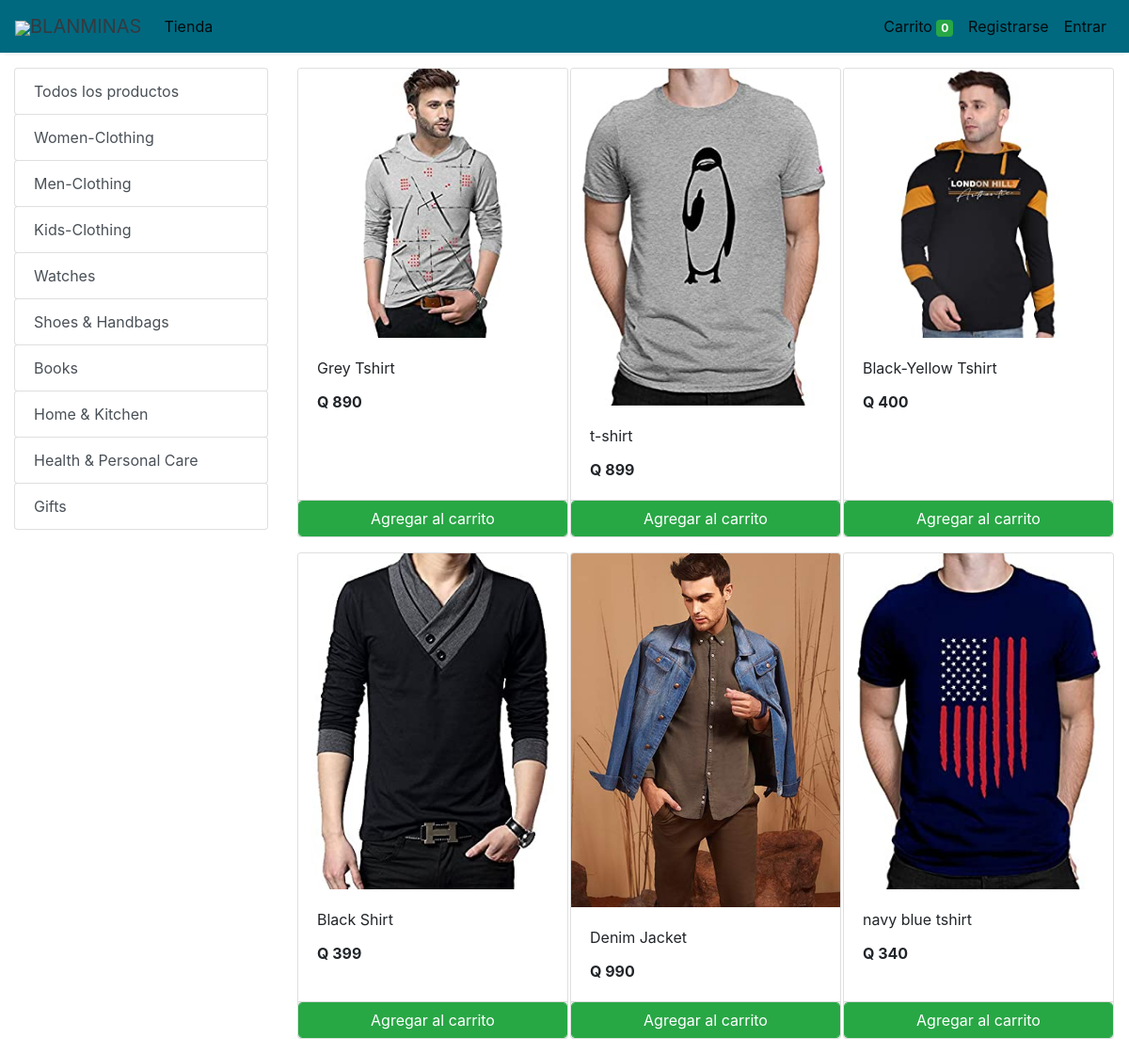
Page /store?category=23 on the earlier database version.
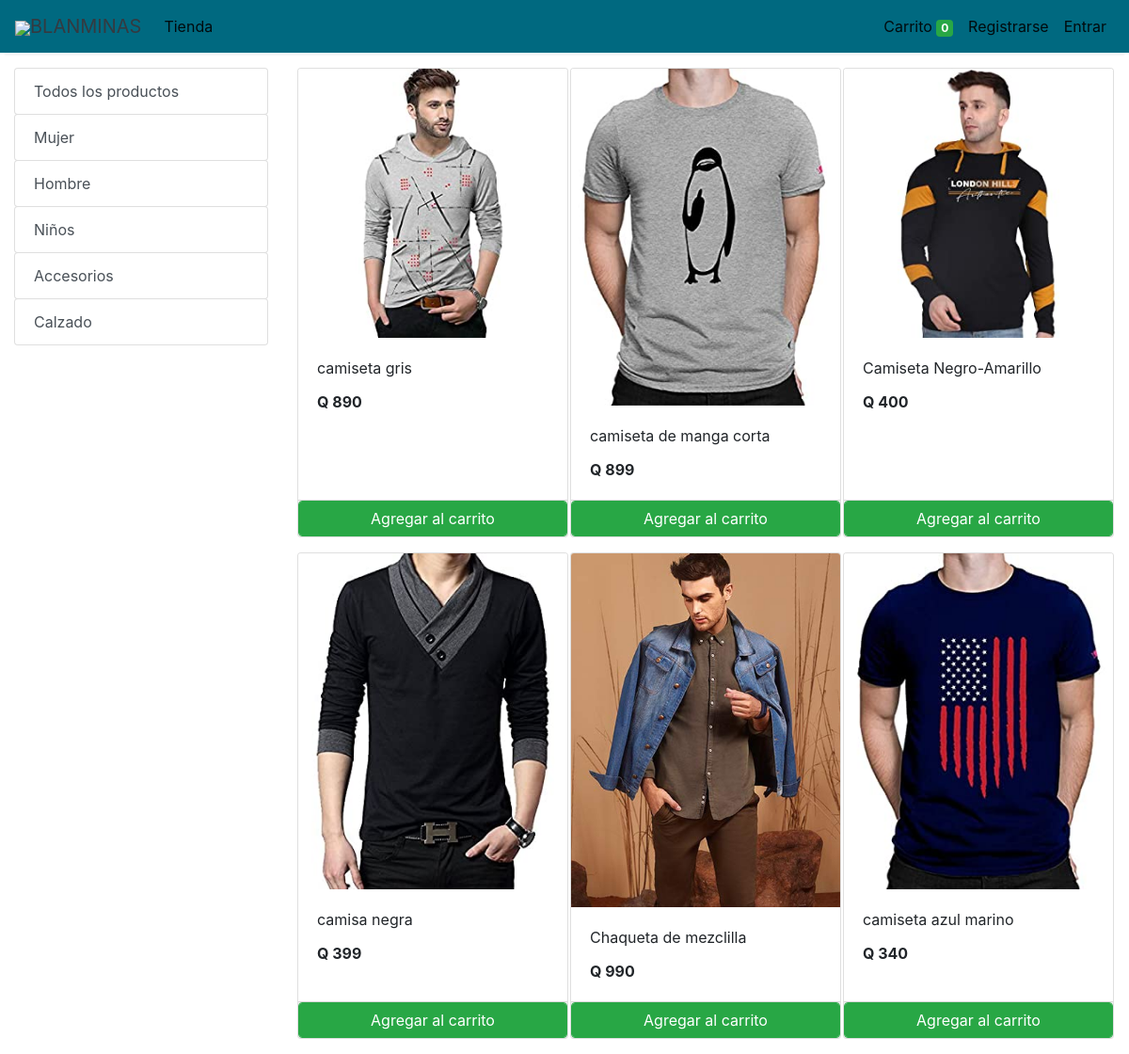
Same page on the later database version.
### store/models/category.py (models this page shows, shortened)
class Category(models.Model):
    name= models.CharField(max_length=50)
    @staticmethod
    def get_all_categories():
        return Category.objects.all()

### store/models/product.py (models this page shows, shortened)
class Products(models.Model):
    name = models.CharField(max_length=60)
    price= models.IntegerField(default=0)
    category= models.ForeignKey(Category,on_delete=models.CASCADE,default=1 )
    description= models.CharField(max_length=250, default='', blank=True, null= True)
    stock = models.IntegerField(default=0, verbose_name='Stock')
    image= models.ImageField(upload_to='uploads/products/')
    @staticmethod
    def get_all_products_by_categoryid(category_id):
        if category_id:
            return Products.objects.filter (category=category_id)
        else:
            return Products.get_all_products();

### store/views/home.py (the view)
# urls.py: path('' , include('store.urls'))
def store(request):
    cart = request.session.get('cart')
    if not cart:
        request.session['cart'] = {}
    products = None
    categories = Category.get_all_categories()
    categoryID = request.GET.get('category')
    if categoryID:
        products = Products.get_all_products_by_categoryid(categoryID)
    else:
        products = Products.get_all_products();
    data = {}
    data['products'] = products
    data['categories'] = categories
    print('you are : ', request.session.get('email'))
    return render(request, 'index.html', data)

### store/templatetags/cart.py (called while the page is built)
@register.filter (name='is_in_cart')
def is_in_cart(product, cart):
    keys = cart.keys ()
    for id in keys:
        if int (id) == product.id:
            return True
    return False;

### store/templatetags/custom_filter.py (called while the page is built)
@register.filter(name='currency')
def currency(number):
    return "Q "+str(number)

### store/templates/index.html (shortened to what this page needs)
{% extends 'base.html' %}
{% block content %}
{% load cart %}
{% load custom_filter %}
<div class="container-fluid mt-3">
	<div class="row">
		<div class="col-lg-3 mx-auto">
			<div class="list-group">
				<a href="/" class="list-group-item list-group-item-action btn btn-outline-success">Todos los productos</a>
				{% for category in categories %}
				<a href="/?category={{category.id}}"
					class="list-group-item list-group-item-action btn btn-outline-success ">{{category.name}}</a>
				{% endfor %}
			</div>
		</div>
		<div id='products' class="col-lg-9 mx-auto">
			<div class="row mx-auto">
				{% for product in products %}
				<div class="card mx-auto mb-3" id={{product.id}} style="width: 18rem;">
					<img class="card-img-top" src="{{product.image.url}}" alt="Card image cap">
					<div class="card-body">
						<p class="card-title">{{product.name}}</p>
						<p class="card-text"><b>{{product.price|currency}}</b></p>
					</div>
					<div class="card-footer p-0 no-gutters">
						{% if product|is_in_cart:request.session.cart %}
						<div class="row no-gutters">
							<form action="/#{{product.id}}" class="col-2 " method="post">
								{% csrf_token %}
								<input hidden type="text" name='product' value='{{product.id}}'>
								<input hidden type="text" name='remove' value='True'>
								<input type="submit" value=" - " class="btn btn-block btn-success border-right">
							</form>
							<div class="text-center col btn btn-success">{{product|cart_quantity:request.session.cart}} En el carrito</div>
							<form action="/#{{product.id}}" class="col-2 " method="post">
								{% csrf_token %}
								<input hidden type="text" name='product' value='{{product.id}}'>
								<input type="submit" value=" + " class="btn btn-block btn-success border-left">
							</form>
						</div>
						{% else %}
						<form action="/#{{product.id}}" method="POST" class="btn-block">
							<input type="submit" class="float-right btn btn-success form-control"
								value="Agregar al carrito">
						</form>
						{% endif %}
					</div>
				</div>
				{% endfor %}
			</div>
		</div>
	</div>
</div>
{% endblock %}

### store/templates/base.html (shortened to what this page needs)
<!doctype html>
<html lang="es">
<head>
  <link rel="stylesheet" href="https://maxcdn.bootstrapcdn.com/bootstrap/4.0.0/css/bootstrap.min.css"
>
</head>
<body>
<nav class="one-edge-shadow
  navbar navbar-light
  sticky-top navbar
  navbar-expand-lg
  text-white">
    <a class="navbar-brand ms-3 text-dark " href="/">
    <link rel="stylesheet" href="https://use.fontawesome.com/releases/v5.7.0/css/all.css">
    <img src="https://www.freepnglogos.com/uploads/shopping-cart-png/shopping-cart-svg-png-icon-download-28.png" style="width:50px;height:50px,color:text-light;">BLANMINAS</a>
    <div class="collapse navbar-collapse" id="navbarSupportedContent">
      <ul class="navbar-nav mr-auto">
        <li class="nav-item active">
          <a class="nav-link" href="/store">Tienda <span class="sr-only">(current)</span></a>
        </li>
          </ul>
      <ul class=" navbar-nav my-2 my-lg-0">
        <li class="nav-item active">
          <a class="nav-link" href="/cart">Carrito
            <span class="badge badge-success">{{request.session.cart.keys|length}}</span>
            <span class="sr-only">(current)</span></a>
        </li>
        {% if request.session.customer %}
        <li class="nav-item active ">
          <a class="nav-link" href="/orders">Pedidos<span class="sr-only">(current)</span></a>
        </li>
        <li class="nav-item active ">
          <a class="nav-link" href="/logout">Salir<span class="sr-only">(current)</span></a>
        </li>
        {% else %}
        <li class="nav-item active">
          <a class="nav-link" href="/signup">Registrarse<span class="sr-only">(current)</span></a>
        </li>
        <li class="nav-item active">
          <a class="nav-link" href="/login">Entrar<span class="sr-only">(current)</span></a>
        </li>
        {% endif %}
      </ul>
    </div>
  </nav>
  {% block content %}{% endblock %}
</body>
</html>

### store/templates/base.html (style rules this page uses)
nav { background-color: rgb(0, 105, 128); }
.one-edge-shadow { box-shadow: 0 8px 2px -5px rgb(246, 245, 245); }

Differences in the rows shown:
removed Category: name "Books"
removed Category: name "Home & Kitchen"
removed Category: name "Health & Personal Care"
removed Category: name "Gifts"
changed Category: name "Women-Clothing" → "Mujer"
changed Category: name "Men-Clothing" → "Hombre"
changed Category: name "Kids-Clothing" → "Niños"
changed Category: name "Watches" → "Accesorios"
changed Category: name "Shoes & Handbags" → "Calzado"
changed Products: name "Grey Tshirt" → "camiseta gris"
changed Products: name "t-shirt" → "camiseta de manga corta"
changed Products: name "Black-Yellow Tshirt" → "Camiseta Negro-Amarillo"
changed Products: name "Black Shirt" → "camisa negra"
changed Products: name "Denim Jacket" → "Chaqueta de mezclilla"
changed Products: name "navy blue tshirt" → "camiseta azul marino"
